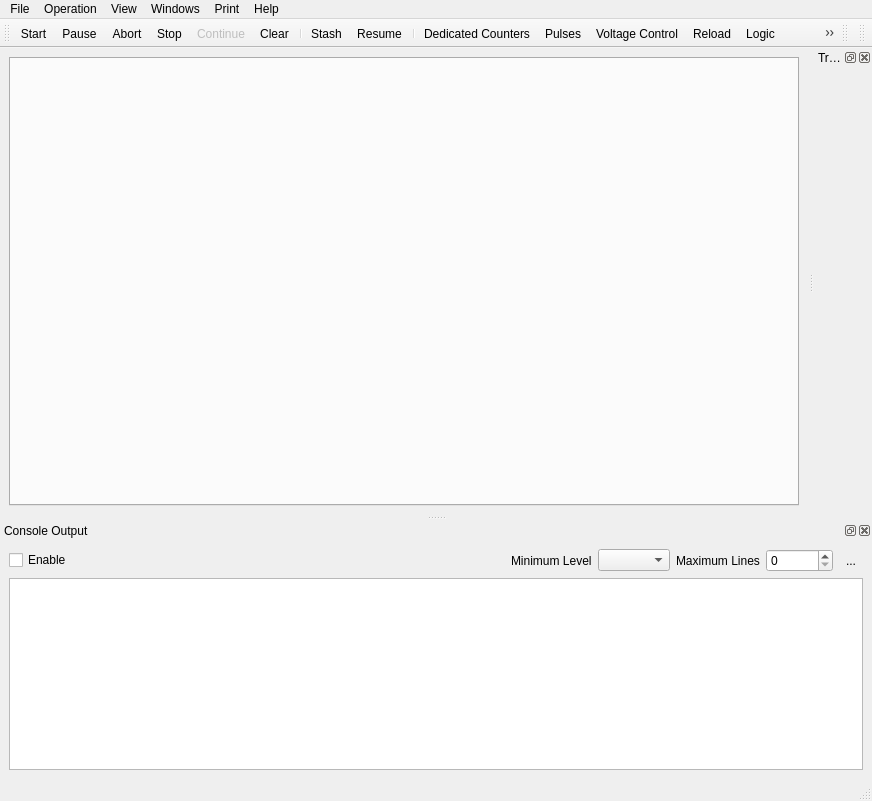
<?xml version="1.0" encoding="UTF-8"?>
<ui version="4.0">
 <class>MainWindow</class>
 <widget class="QMainWindow" name="MainWindow">
  <property name="geometry">
   <rect>
    <x>0</x>
    <y>0</y>
    <width>872</width>
    <height>801</height>
   </rect>
  </property>
  <property name="windowTitle">
   <string>Experimental Control</string>
  </property>
  <property name="windowIcon">
   <iconset resource="Experiment.qrc">
    <normaloff>:/other/icons/ions.jpg</normaloff>:/other/icons/ions.jpg</iconset>
  </property>
  <property name="tabShape">
   <enum>QTabWidget::Rounded</enum>
  </property>
  <property name="dockNestingEnabled">
   <bool>true</bool>
  </property>
  <widget class="QWidget" name="centralwidget">
   <layout class="QGridLayout" name="gridLayout">
    <item row="0" column="0">
     <widget class="QTabWidget" name="tabWidget">
      <property name="currentIndex">
       <number>-1</number>
      </property>
     </widget>
    </item>
   </layout>
  </widget>
  <widget class="QStatusBar" name="statusbar"/>
  <widget class="QToolBar" name="toolBar">
   <property name="windowTitle">
    <string>toolBar</string>
   </property>
   <property name="floatable">
    <bool>true</bool>
   </property>
   <attribute name="toolBarArea">
    <enum>TopToolBarArea</enum>
   </attribute>
   <attribute name="toolBarBreak">
    <bool>false</bool>
   </attribute>
   <addaction name="actionStart"/>
   <addaction name="actionPause"/>
   <addaction name="actionAbort"/>
   <addaction name="actionStop"/>
   <addaction name="actionContinue"/>
   <addaction name="actionClear"/>
   <addaction name="separator"/>
   <addaction name="actionStash"/>
   <addaction name="actionResume"/>
   <addaction name="separator"/>
   <addaction name="actionDedicatedCounters"/>
   <addaction name="actionPulses"/>
   <addaction name="actionVoltageControl"/>
   <addaction name="actionReload"/>
   <addaction name="actionLogic"/>
   <addaction name="actionMeasurementLog"/>
   <addaction name="actionScripting"/>
   <addaction name="actionUserFunctions"/>
   <addaction name="actionCamera"/>
  </widget>
  <widget class="QMenuBar" name="menuBar">
   <property name="geometry">
    <rect>
     <x>0</x>
     <y>0</y>
     <width>872</width>
     <height>21</height>
    </rect>
   </property>
   <widget class="QMenu" name="menuFile">
    <property name="title">
     <string>File</string>
    </property>
    <addaction name="actionClear"/>
    <addaction name="actionProject"/>
    <addaction name="actionSave_GUI"/>
    <addaction name="actionSave_GUI_Yaml"/>
    <addaction name="separator"/>
    <addaction name="actionExit"/>
   </widget>
   <widget class="QMenu" name="menuOperation">
    <property name="title">
     <string>Operation</string>
    </property>
    <addaction name="actionStart"/>
    <addaction name="actionStop"/>
    <addaction name="actionPause"/>
    <addaction name="separator"/>
    <addaction name="actionStash"/>
    <addaction name="actionResume"/>
   </widget>
   <widget class="QMenu" name="menuView">
    <property name="title">
     <string>View</string>
    </property>
   </widget>
   <widget class="QMenu" name="menuPrint">
    <property name="title">
     <string>Print</string>
    </property>
   </widget>
   <widget class="QMenu" name="menuWindows">
    <property name="title">
     <string>Windows</string>
    </property>
    <addaction name="actionLogic"/>
    <addaction name="actionVoltageControl"/>
    <addaction name="actionDedicatedCounters"/>
    <addaction name="actionPulses"/>
    <addaction name="actionMeasurementLog"/>
    <addaction name="actionScripting"/>
   </widget>
   <widget class="QMenu" name="menuHelp">
    <property name="title">
     <string>Help</string>
    </property>
    <addaction name="actionDocumentation"/>
   </widget>
   <addaction name="menuFile"/>
   <addaction name="menuOperation"/>
   <addaction name="menuView"/>
   <addaction name="menuWindows"/>
   <addaction name="menuPrint"/>
   <addaction name="menuHelp"/>
  </widget>
  <widget class="QDockWidget" name="dockWidgetConsole">
   <property name="windowTitle">
    <string>Console Output</string>
   </property>
   <attribute name="dockWidgetArea">
    <number>8</number>
   </attribute>
   <widget class="QWidget" name="dockWidgetContents">
    <layout class="QVBoxLayout" name="verticalLayout">
     <item>
      <layout class="QHBoxLayout" name="horizontalLayout">
       <item>
        <widget class="QCheckBox" name="checkBoxEnableConsole">
         <property name="text">
          <string>Enable</string>
         </property>
        </widget>
       </item>
       <item>
        <spacer name="horizontalSpacer">
         <property name="orientation">
          <enum>Qt::Horizontal</enum>
         </property>
         <property name="sizeHint" stdset="0">
          <size>
           <width>40</width>
           <height>20</height>
          </size>
         </property>
        </spacer>
       </item>
       <item>
        <widget class="QLabel" name="label">
         <property name="text">
          <string>Minimum Level</string>
         </property>
        </widget>
       </item>
       <item>
        <widget class="QComboBox" name="levelComboBox"/>
       </item>
       <item>
        <widget class="QLabel" name="label_2">
         <property name="text">
          <string>Maximum Lines</string>
         </property>
        </widget>
       </item>
       <item>
        <widget class="QSpinBox" name="linesSpinBox">
         <property name="maximum">
          <number>1000000</number>
         </property>
        </widget>
       </item>
       <item>
        <widget class="QToolButton" name="consoleClearButton">
         <property name="text">
          <string>...</string>
         </property>
         <property name="icon">
          <iconset resource="Experiment.qrc">
           <normaloff>:/kde/icons/edit-clear.png</normaloff>:/kde/icons/edit-clear.png</iconset>
         </property>
         <property name="autoRaise">
          <bool>true</bool>
         </property>
        </widget>
       </item>
      </layout>
     </item>
     <item>
      <widget class="QTextEdit" name="textEditConsole">
       <property name="readOnly">
        <bool>true</bool>
       </property>
      </widget>
     </item>
    </layout>
   </widget>
  </widget>
  <widget class="QDockWidget" name="triggerDockWidget">
   <property name="windowTitle">
    <string>Triggers</string>
   </property>
   <attribute name="dockWidgetArea">
    <number>2</number>
   </attribute>
   <widget class="QWidget" name="dockWidgetContents_3"/>
  </widget>
  <widget class="QToolBar" name="experimentToolBar">
   <property name="windowTitle">
    <string>Experiment Tool Bar</string>
   </property>
   <attribute name="toolBarArea">
    <enum>TopToolBarArea</enum>
   </attribute>
   <attribute name="toolBarBreak">
    <bool>false</bool>
   </attribute>
  </widget>
  <widget class="QToolBar" name="exceptionToolBar">
   <property name="windowTitle">
    <string>Exception ToolBar</string>
   </property>
   <attribute name="toolBarArea">
    <enum>TopToolBarArea</enum>
   </attribute>
   <attribute name="toolBarBreak">
    <bool>false</bool>
   </attribute>
  </widget>
  <action name="actionClear">
   <property name="icon">
    <iconset resource="Experiment.qrc">
     <normaloff>:/kde/icons/edit-clear.png</normaloff>:/kde/icons/edit-clear.png</iconset>
   </property>
   <property name="text">
    <string>Clear</string>
   </property>
   <property name="visible">
    <bool>false</bool>
   </property>
  </action>
  <action name="actionExit">
   <property name="icon">
    <iconset resource="Experiment.qrc">
     <normaloff>:/kde/icons/exit.png</normaloff>:/kde/icons/exit.png</iconset>
   </property>
   <property name="text">
    <string>Exit</string>
   </property>
   <property name="toolTip">
    <string> Exit Program</string>
   </property>
   <property name="shortcut">
    <string>Ctrl+Q</string>
   </property>
  </action>
  <action name="actionSaveGUI">
   <property name="icon">
    <iconset resource="Experiment.qrc">
     <normaloff>:/kde/icons/filesave.png</normaloff>:/kde/icons/filesave.png</iconset>
   </property>
   <property name="text">
    <string>Save</string>
   </property>
   <property name="toolTip">
    <string>Save Configuration</string>
   </property>
   <property name="shortcut">
    <string>Ctrl+S</string>
   </property>
  </action>
  <action name="actionStart">
   <property name="icon">
    <iconset resource="Experiment.qrc">
     <normaloff>:/openicon/icons/media-playback-start-7.png</normaloff>:/openicon/icons/media-playback-start-7.png</iconset>
   </property>
   <property name="text">
    <string>Start</string>
   </property>
   <property name="toolTip">
    <string> Start Experiment</string>
   </property>
  </action>
  <action name="actionPause">
   <property name="checkable">
    <bool>false</bool>
   </property>
   <property name="icon">
    <iconset resource="Experiment.qrc">
     <normaloff>:/openicon/icons/media-playback-pause-7.png</normaloff>
     <normalon>:/kde/icons/edit-clear.png</normalon>:/openicon/icons/media-playback-pause-7.png</iconset>
   </property>
   <property name="text">
    <string>Pause</string>
   </property>
   <property name="toolTip">
    <string>Pause Experiment</string>
   </property>
  </action>
  <action name="actionStop">
   <property name="icon">
    <iconset resource="Experiment.qrc">
     <normaloff>:/openicon/icons/media-playback-stop-7.png</normaloff>:/openicon/icons/media-playback-stop-7.png</iconset>
   </property>
   <property name="text">
    <string>Stop</string>
   </property>
   <property name="toolTip">
    <string>Stop Experiment</string>
   </property>
  </action>
  <action name="actionContinue">
   <property name="enabled">
    <bool>false</bool>
   </property>
   <property name="icon">
    <iconset resource="Experiment.qrc">
     <normaloff>:/kde/icons/continue.png</normaloff>:/kde/icons/continue.png</iconset>
   </property>
   <property name="text">
    <string>Continue</string>
   </property>
   <property name="toolTip">
    <string>Continue</string>
   </property>
   <property name="visible">
    <bool>false</bool>
   </property>
  </action>
  <action name="actionPulses">
   <property name="icon">
    <iconset resource="Experiment.qrc">
     <normaloff>:/petersIcons/icons/pulser1.png</normaloff>:/petersIcons/icons/pulser1.png</iconset>
   </property>
   <property name="text">
    <string>Pulses</string>
   </property>
   <property name="toolTip">
    <string>Pulse Program Configuration</string>
   </property>
  </action>
  <action name="actionReload">
   <property name="icon">
    <iconset resource="Experiment.qrc">
     <normaloff>:/kde/icons/reload.png</normaloff>:/kde/icons/reload.png</iconset>
   </property>
   <property name="text">
    <string>Reload</string>
   </property>
   <property name="toolTip">
    <string>Reload Pulse Definition</string>
   </property>
   <property name="visible">
    <bool>false</bool>
   </property>
  </action>
  <action name="actionDedicatedCounters">
   <property name="icon">
    <iconset resource="Experiment.qrc">
     <normaloff>:/openicon/icons/gnome-power-statistics.png</normaloff>:/openicon/icons/gnome-power-statistics.png</iconset>
   </property>
   <property name="text">
    <string>Dedicated Counters</string>
   </property>
   <property name="toolTip">
    <string>Dedicated Counters</string>
   </property>
  </action>
  <action name="actionVoltageControl">
   <property name="icon">
    <iconset resource="Experiment.qrc">
     <normaloff>:/openicon/icons/pictogram-din-w008-electricisty.png</normaloff>:/openicon/icons/pictogram-din-w008-electricisty.png</iconset>
   </property>
   <property name="text">
    <string>Voltage Control</string>
   </property>
   <property name="toolTip">
    <string>Voltage Control</string>
   </property>
  </action>
  <action name="actionProject">
   <property name="text">
    <string>Project Information</string>
   </property>
   <property name="toolTip">
    <string>Select Project for next program start</string>
   </property>
  </action>
  <action name="actionLogic">
   <property name="icon">
    <iconset resource="Experiment.qrc">
     <normaloff>:/petersIcons/icons/ChipScope.png</normaloff>:/petersIcons/icons/ChipScope.png</iconset>
   </property>
   <property name="text">
    <string>Logic</string>
   </property>
  </action>
  <action name="actionAbort">
   <property name="icon">
    <iconset resource="Experiment.qrc">
     <normaloff>:/openicon/icons/edit-delete-6.png</normaloff>:/openicon/icons/edit-delete-6.png</iconset>
   </property>
   <property name="text">
    <string>Abort</string>
   </property>
   <property name="toolTip">
    <string>Abort scan, do NOT save data</string>
   </property>
  </action>
  <action name="actionMeasurementLog">
   <property name="icon">
    <iconset resource="Experiment.qrc">
     <normaloff>:/petersIcons/icons/Owwnotebook_icon.png</normaloff>:/petersIcons/icons/Owwnotebook_icon.png</iconset>
   </property>
   <property name="text">
    <string>Measurement Log</string>
   </property>
   <property name="toolTip">
    <string>Measurement Log</string>
   </property>
  </action>
  <action name="actionExport_to_XML">
   <property name="icon">
    <iconset resource="Experiment.qrc">
     <normaloff>:/kde/icons/ExportToXMLFile-48.png</normaloff>:/kde/icons/ExportToXMLFile-48.png</iconset>
   </property>
   <property name="text">
    <string>Export to XML</string>
   </property>
   <property name="toolTip">
    <string>Export settings to XML (subset)</string>
   </property>
  </action>
  <action name="actionImport_from_XML_add">
   <property name="icon">
    <iconset resource="Experiment.qrc">
     <normaloff>:/kde/icons/ImportXMLFile-48.png</normaloff>:/kde/icons/ImportXMLFile-48.png</iconset>
   </property>
   <property name="text">
    <string>Import from XML (Add)</string>
   </property>
   <property name="toolTip">
    <string>Import XML</string>
   </property>
  </action>
  <action name="actionImport_from_XML_replace">
   <property name="icon">
    <iconset resource="Experiment.qrc">
     <normaloff>:/kde/icons/ImportXMLFile-48.png</normaloff>:/kde/icons/ImportXMLFile-48.png</iconset>
   </property>
   <property name="text">
    <string>Import from XML (Replace)</string>
   </property>
   <property name="toolTip">
    <string>Import XML</string>
   </property>
  </action>
  <action name="actionImport_from_XML_update">
   <property name="icon">
    <iconset resource="Experiment.qrc">
     <normaloff>:/kde/icons/ImportXMLFile-48.png</normaloff>:/kde/icons/ImportXMLFile-48.png</iconset>
   </property>
   <property name="text">
    <string>Import from XML (Update)</string>
   </property>
   <property name="toolTip">
    <string>Import XML</string>
   </property>
  </action>
  <action name="actionScripting">
   <property name="icon">
    <iconset resource="Experiment.qrc">
     <normaloff>:/other/icons/Terminal-icon.png</normaloff>:/other/icons/Terminal-icon.png</iconset>
   </property>
   <property name="text">
    <string>Scripting</string>
   </property>
   <property name="toolTip">
    <string>Scripting</string>
   </property>
  </action>
  <action name="actionDocumentation">
   <property name="text">
    <string>Documentation</string>
   </property>
   <property name="shortcut">
    <string>F1</string>
   </property>
  </action>
  <action name="actionSave_GUI_Configuration">
   <property name="text">
    <string>GUI Configuration</string>
   </property>
  </action>
  <action name="actionSave_Scan_Settings">
   <property name="text">
    <string>Scan Settings</string>
   </property>
  </action>
  <action name="actionSave_Evaluation_Settings">
   <property name="text">
    <string>Evaluation Settings</string>
   </property>
  </action>
  <action name="actionSave_Global_Variables">
   <property name="text">
    <string>Global Variables</string>
   </property>
  </action>
  <action name="actionSave_Analysis_Settings">
   <property name="text">
    <string>Analysis Settings</string>
   </property>
  </action>
  <action name="actionSave_Pulse_Program_Settings">
   <property name="text">
    <string>Pulse Program Settings</string>
   </property>
  </action>
  <action name="actionSave_All_Settings">
   <property name="text">
    <string>All Settings</string>
   </property>
  </action>
  <action name="actionSave_GUI">
   <property name="text">
    <string>Save GUI Configuration (SQLite)</string>
   </property>
  </action>
  <action name="actionReplace_All_Settings">
   <property name="text">
    <string>Replace</string>
   </property>
  </action>
  <action name="actionUpdate_All_Settings">
   <property name="text">
    <string>Update</string>
   </property>
  </action>
  <action name="actionReplace_Scan_Settings">
   <property name="text">
    <string>Replace</string>
   </property>
  </action>
  <action name="actionUpdate_Scan_Settings">
   <property name="text">
    <string>Update</string>
   </property>
  </action>
  <action name="actionReplace_Evaluation_Settings">
   <property name="text">
    <string>Replace</string>
   </property>
  </action>
  <action name="actionUpdate_Evaluation_Settings">
   <property name="text">
    <string>Update</string>
   </property>
  </action>
  <action name="actionReplace_Analysis_Settings">
   <property name="text">
    <string>Replace</string>
   </property>
  </action>
  <action name="actionUpdate_Analysis_Settings">
   <property name="text">
    <string>Update</string>
   </property>
  </action>
  <action name="actionAdd_All_Settings">
   <property name="text">
    <string>Add</string>
   </property>
  </action>
  <action name="actionAdd_Scan_Settings">
   <property name="text">
    <string>Add</string>
   </property>
  </action>
  <action name="actionAdd_Evaluation_Settings">
   <property name="text">
    <string>Add</string>
   </property>
  </action>
  <action name="actionAdd_Analysis_Settings">
   <property name="text">
    <string>Add</string>
   </property>
  </action>
  <action name="actionReplace_Pulse_Program_Settings">
   <property name="text">
    <string>Replace</string>
   </property>
  </action>
  <action name="actionUpdate_Pulse_Program_Settings">
   <property name="text">
    <string>Update</string>
   </property>
  </action>
  <action name="actionAdd_Pulse_Program_Settings">
   <property name="text">
    <string>Add</string>
   </property>
  </action>
  <action name="actionReplace_Global_Variables">
   <property name="text">
    <string>Replace</string>
   </property>
  </action>
  <action name="actionUpdate_Global_Variables">
   <property name="text">
    <string>Update</string>
   </property>
  </action>
  <action name="actionAdd_Global_Variables">
   <property name="text">
    <string>Add</string>
   </property>
  </action>
  <action name="actionSave_Settings">
   <property name="text">
    <string>Save Settings</string>
   </property>
  </action>
  <action name="actionStash">
   <property name="icon">
    <iconset resource="Experiment.qrc">
     <normaloff>:/openicon/icons/media-playback-pause-3.png</normaloff>:/openicon/icons/media-playback-pause-3.png</iconset>
   </property>
   <property name="text">
    <string>Stash</string>
   </property>
   <property name="toolTip">
    <string>Stash the currently running scan</string>
   </property>
  </action>
  <action name="actionResume">
   <property name="icon">
    <iconset resource="Experiment.qrc">
     <normaloff>:/openicon/icons/media-playback-start-3.png</normaloff>:/openicon/icons/media-playback-start-3.png</iconset>
   </property>
   <property name="text">
    <string>Resume</string>
   </property>
   <property name="toolTip">
    <string>Resume stashed scan</string>
   </property>
  </action>
  <action name="actionSave_GUI_Yaml">
   <property name="text">
    <string>Save GUI Configuration (Yaml)</string>
   </property>
   <property name="toolTip">
    <string>Save GUI Configuration (Yaml)</string>
   </property>
  </action>
  <action name="actionUserFunctions">
   <property name="checkable">
    <bool>false</bool>
   </property>
   <property name="icon">
    <iconset resource="Experiment.qrc">
     <normaloff>:/other/icons/FuncIcon2.png</normaloff>:/other/icons/FuncIcon2.png</iconset>
   </property>
   <property name="text">
    <string>User Functions Editor</string>
   </property>
   <property name="iconText">
    <string>User Functions Editor</string>
   </property>
   <property name="toolTip">
    <string>Open User Functions Editor</string>
   </property>
   <property name="visible">
    <bool>true</bool>
   </property>
   <property name="iconVisibleInMenu">
    <bool>true</bool>
   </property>
  </action>
  <action name="actionCamera">
   <property name="icon">
    <iconset>
     <normaloff>Z:/Lab/Andor Project/imaging_software_g/bitmaps/movie.png</normaloff>Z:/Lab/Andor Project/imaging_software_g/bitmaps/movie.png</iconset>
   </property>
   <property name="text">
    <string>Camera</string>
   </property>
   <property name="toolTip">
    <string>Camera</string>
   </property>
  </action>
 </widget>
 <resources>
  <include location="Experiment.qrc"/>
 </resources>
 <connections/>
</ui>
